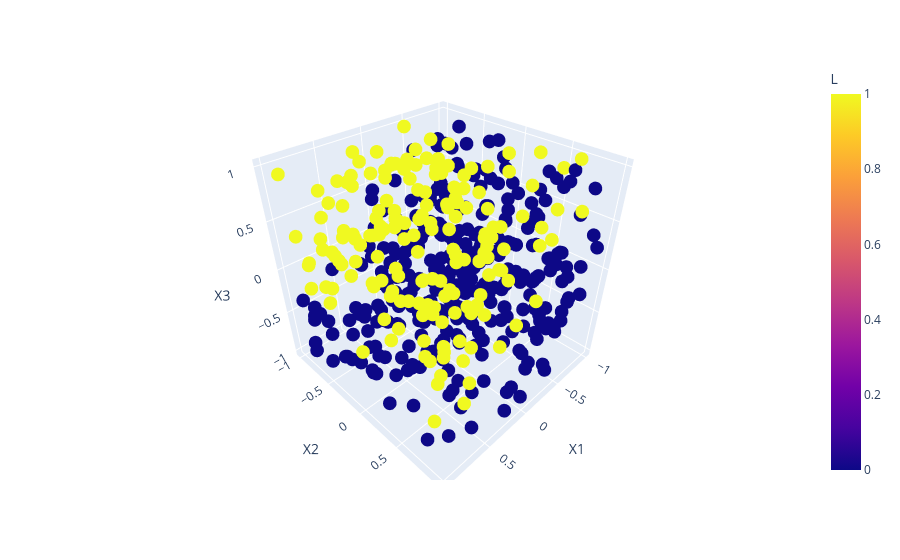

Write notebook code for a chart like this one.
### Code cell
from sklearn.model_selection import train_test_split
import plotly.express as px

px.scatter_3d(df2,
             x = 'X1',
             y = 'X2',
             z = 'X3',
             color = 'L'
             )

### Figure 1 — Plotly figure (JSON) as saved in the notebook; plotly's stock layout.template omitted (floating-point values rounded to 4 significant figures; data arrays with more than 128 entries replaced by an {"elided": "..."} marker saying what was removed)
{"data": [{"hovertemplate": "X1=%{x}<br>X2=%{y}<br>X3=%{z}<br>L=%{marker.color}<extra></extra>", "legendgroup": "", "marker": {"color": {"elided": "500 int values"}, "coloraxis": "coloraxis", "symbol": "circle"}, "mode": "markers", "name": "", "scene": "scene", "showlegend": false, "type": "scatter3d", "x": {"elided": "500 float values"}, "y": {"elided": "500 float values"}, "z": {"elided": "500 float values"}}], "layout": {"coloraxis": {"colorbar": {"title": {"text": "L"}}, "colorscale": [[0, "#0d0887"], [0.1111, "#46039f"], [0.2222, "#7201a8"], [0.3333, "#9c179e"], [0.4444, "#bd3786"], [0.5556, "#d8576b"], [0.6667, "#ed7953"], [0.7778, "#fb9f3a"], [0.8889, "#fdca26"], [1, "#f0f921"]]}, "legend": {"tracegroupgap": 0}, "margin": {"t": 60}, "scene": {"domain": {"x": [0, 1], "y": [0, 1]}, "xaxis": {"title": {"text": "X1"}}, "yaxis": {"title": {"text": "X2"}}, "zaxis": {"title": {"text": "X3"}}}}}
